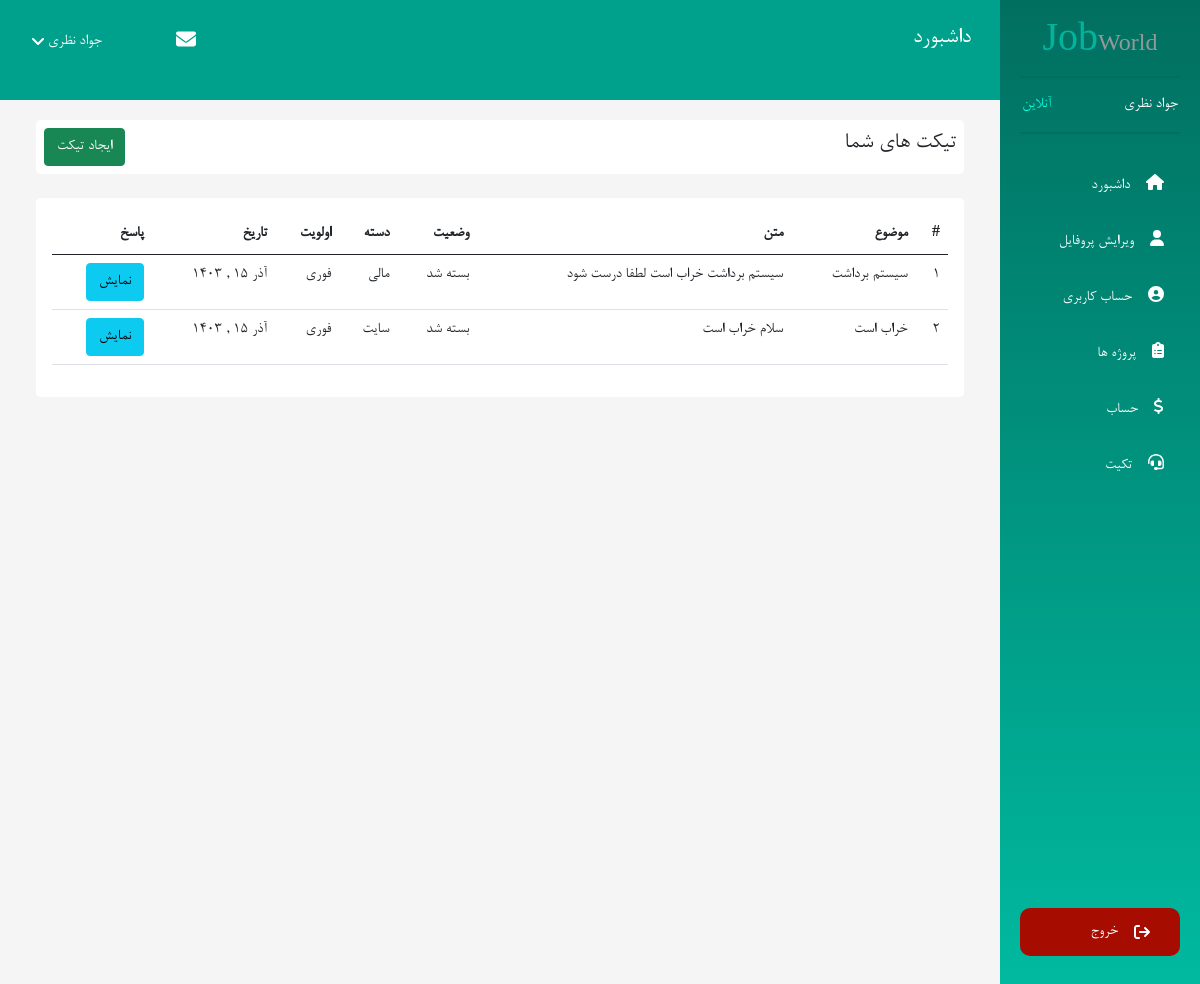
/jobWorld/panel/ticket (signed in), run on the app's committed database.
### tables this page shows
CREATE TABLE `users` (
  `id` int(10) UNSIGNED NOT NULL,
  `email` varchar(255) NOT NULL,
  `username` varchar(255) NOT NULL,
  `first_name` varchar(255) NOT NULL,
  `last_name` varchar(255) NOT NULL,
  `phone_number` varchar(15) NOT NULL,
  `city` varchar(120) DEFAULT NULL,
  `about` text DEFAULT NULL,
  `expertise_title` varchar(255) DEFAULT NULL,
  `number_shaba` varchar(255) DEFAULT NULL,
  `account_balance` int(11) NOT NULL DEFAULT 0,
  `remember_tokens` varchar(255) DEFAULT NULL,
  `password` text NOT NULL,
  `permission` enum('admin','user') NOT NULL DEFAULT 'user',
  `activity_user` enum('freelancer','employer') NOT NULL DEFAULT 'freelancer',
  `image` text DEFAULT NULL,
  `verify_token` text DEFAULT NULL,
  `is_active` tinyint(4) NOT NULL DEFAULT 0 COMMENT 'enable => 1 , desable => 0',
  `forgot_token` text DEFAULT NULL,
  `forgot_token_expire` text DEFAULT NULL,
  `created_at` datetime NOT NULL,
  `updated_at` datetime DEFAULT NULL
);

CREATE TABLE `tickets` (
  `id` int(11) UNSIGNED NOT NULL,
  `user_id` int(10) UNSIGNED NOT NULL,
  `title` varchar(255) NOT NULL,
  `description` text NOT NULL,
  `status` tinyint(4) NOT NULL DEFAULT 1 COMMENT '0 => closed , 1 => opend',
  `category_id` int(10) UNSIGNED NOT NULL,
  `ticket_id` int(11) UNSIGNED DEFAULT NULL,
  `priority_id` int(11) UNSIGNED NOT NULL COMMENT '1 => low , 2 => medium , 3 => high',
  `created_at` datetime NOT NULL,
  `updated_at` datetime DEFAULT NULL
);

CREATE TABLE `ticket_categories` (
  `id` int(11) UNSIGNED NOT NULL,
  `name` varchar(255) NOT NULL,
  `created_at` datetime NOT NULL,
  `updated_at` datetime DEFAULT NULL
);

CREATE TABLE `ticket_priorities` (
  `id` int(11) UNSIGNED NOT NULL,
  `name` varchar(255) NOT NULL,
  `created_at` datetime NOT NULL,
  `updated_at` datetime DEFAULT NULL
);

### tamplate/User/ticket.php (the view, shortened to what the rows shown need)
<?php require_once(BASE_PATH . '/tamplate/User/layouts/header.php') ?>
<section class="user-account">
    <div class="row w-100 m-auto mt-5 p-0">
        <div class="col-xl-10 col-md-8 col-lg-8 me-auto mt-5">
            <div class="container">
                <div class="bg-white rounded-3 p-2 mt-4 d-flex justify-content-between align-items-center">
                    <h1 class="fs-4">تیکت های شما</h1>
                </div>
                <div class="bg-white rounded-3 p-3 mt-4">
                    <table class="table table-responsive">
                        <thead>
                            <tr>
                                <th>#</th>
                                <th>موضوع</th>
                                <th>متن</th>
                                <th>وضعیت</th>
                                <th>دسته</th>
                                <th>اولویت</th>
                                <th>تاریخ</th>
                                <th>پاسخ</th>
                            </tr>
                        </thead>
                        <tbody>
                            <?php if (!empty($tickets)) {
                                foreach ($tickets as $key => $item) {  ?>
                                    <tr>
                                        <td><?= $key + 1 ?></td>
                                        <td><?= $item['title'] ?></td>
                                        <td><?= $item['description'] ?></td>
                                        <td>
                                            <?php
                                            if ($item['status'] == 0) {
                                                echo 'بسته شد';
                                            } else {
                                                echo 'باز';
                                            }
                                            ?>
                                        </td>
                                        <td><?= $item['category_name'] ?></td>
                                        <td><?= $item['priority_name'] ?></td>
                                        <td><?= jalaliDate($item['created_at']) ?></td>
                                        <td>
                                            <a href="<?= url('panel/ticket/show/' . $item['tickets_ticket_id']) ?>" class="btn btn-info">نمایش</a>
                                        </td>
                                    </tr>
                                <?php }
                            } else {
                                ?>
                                <p>تراکنشی وجود ندارد</p>
                            <?php } ?>
                        </tbody>
                    </table>
                </div>
            </div>
        </div>
    </div>
</section>
<?php require_once(BASE_PATH . '/tamplate/User/layouts/footer.php') ?>

### tamplate/User/layouts/header.php (shortened to what the rows shown need)
<!DOCTYPE html>
<html lang="en">
<head>
    <link rel="stylesheet" href="<?= asset('public/css/all.min.css') ?>">
    <link rel="stylesheet" href="<?= asset('public/css/bootstrap.min.css') ?>">
    <link rel="stylesheet" href="<?= asset('public/css/user-panel.css') ?>">
    <link rel="stylesheet" href="<?= asset('public/css/responsive.css') ?>">
    <link rel="stylesheet" href="<?= asset('public/jalalidatepicker/persian-datepicker.min.css') ?>">
</head>
<body style="background-color: whitesmoke;">
    <nav class="navbar navbar-collapse p-0">
        <div class="row w-100 m-0">
            <div class="col-xl-2 col-md-4 col-lg-4 p-0 fixed-top">
                <div class="user-panel-sidebar  flex-column vh-100 d-none d-md-flex ">
                    <div class="user-status d-flex  justify-content-between align-items-center">
                        <span class="text-white"><?= $user['first_name'] . ' ' . $user['last_name'] ?></span>
                        <span>آنلاین</span>
                    </div>
                </div>
            </div>
            <div class="col-xl-10 col-md-8 col-lg-8 fixed-top me-auto nav-main p-0">
                <div class="row d-flex justify-content-between align-items-center mt-4">
                    <div class="col-6 col-sm-6 col-md-6 ms-4">
                        <div class="men-user d-flex align-items-center justify-content-end position-relative ">
                            <div class="message-notifiaction px-3 d-flex">
                                <a href="<?= url('panel/messages') ?>" class="text-white" data-bs-toggle="tooltip" data-bs-placement="bottom"
                                    title="پیام ها"><i class="fa fa-envelope fa-lg"></i></a>
                            </div>
                            <a class="list-info-show px-2 text-decoration-none text-white d-flex align-items-center"><?= $user['first_name'] . ' ' . $user['last_name'] ?><i
                                    class="fa fa-angle-down me-1"></i></a>
                        </div>
                    </div>
                </div>
            </div>
        </div>
    </nav>

### data on the page
users: first_name "جواد", last_name "نظری"
tickets: title "سیستم برداشت", description "سیستم برداشت خراب است لطفا درست شود", status "بسته شد", category.name "مالی", priority.name "فوری", priority.created_at "آذر ۱۵ , ۱۴۰۳"
tickets: title "خراب است", description "سلام خراب است", status "بسته شد", category.name "سایت", priority.name "فوری", priority.created_at "آذر ۱۵ , ۱۴۰۳"
